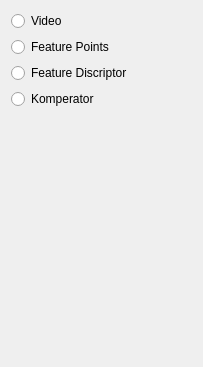
          <widget class="QWidget" name="page">
           <property name="geometry">
            <rect>
             <x>0</x>
             <y>0</y>
             <width>203</width>
             <height>367</height>
            </rect>
           </property>
           <attribute name="label">
            <string>Anzeige</string>
           </attribute>
           <layout class="QVBoxLayout" name="verticalLayout_13">
            <item>
             <widget class="QRadioButton" name="radioButton">
              <property name="text">
               <string>Video</string>
              </property>
             </widget>
            </item>
            <item>
             <widget class="QRadioButton" name="radioButton_2">
              <property name="text">
               <string>Feature Points</string>
              </property>
             </widget>
            </item>
            <item>
             <widget class="QRadioButton" name="radioButton_3">
              <property name="text">
               <string>Feature Discriptor</string>
              </property>
             </widget>
            </item>
            <item>
             <widget class="QRadioButton" name="radioButton_4">
              <property name="text">
               <string>Komperator</string>
              </property>
             </widget>
            </item>
            <item>
             <spacer name="verticalSpacer_4">
              <property name="orientation">
               <enum>Qt::Vertical</enum>
              </property>
              <property name="sizeHint" stdset="0">
               <size>
                <width>20</width>
                <height>40</height>
               </size>
              </property>
             </spacer>
            </item>
           </layout>
          </widget>
